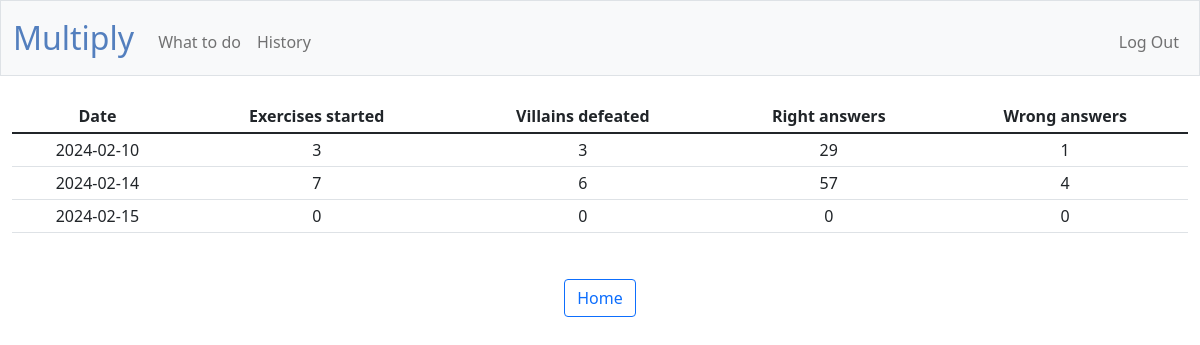
The app's page /history (signed in) with its own data.
### tables this page shows
CREATE TABLE history (id INTEGER PRIMARY KEY AUTOINCREMENT, users_id INTEGER NOT NULL, wdate DATE NOT NULL, exercise_number INTEGER NOT NULL DEFAULT 0, number_correct INTEGER NOT NULL DEFAULT 0, number_incorrect INTEGER NOT NULL DEFAULT 0, villains_defeated INTEGER NOT NULL DEFAULT 0, FOREIGN KEY (users_id) REFERENCES users(id));

### app.py (the view)
@app.route("/history")
@login_required
def history():
    history = db.execute("SELECT * FROM history WHERE users_id = ?", session["user_id"])
    return render_template("history.html", history=history)

### app.py (called while the page is built)
@app.after_request
def after_request(response):
    response.headers["Cache-Control"] = "no-cache, no-store, must-revalidate"
    response.headers["Expires"] = 0
    response.headers["Pragma"] = "no-cache"
    return response

### helpers.py (called while the page is built)
def login_required(f):
    @wraps(f)
    def decorated_function(*args, **kwargs):
        if session.get("user_id") is None:
            return redirect("/login")
        return f(*args, **kwargs)
    return decorated_function

### templates/history.html (shortened to what this page needs)
{% extends "layout.html" %}
{% block main %}
    <table class="table table-sm table-hover">
        <thead>
            <tr>
                <th>Date</th>
                <th>Exercises started</th>
                <th>Villains defeated</th>
                <th>Right answers</th>
                <th>Wrong answers</th>
            </tr>
        </thead>
        <tbody>
            {% for history in history %}
                <tr>
                    <td>{{ history.wdate }}</td>
                    <td>{{ history.exercise_number }}</td>
                    <td>{{history.villains_defeated}}</td>
                    <td>{{ history.number_correct }}</td>
                    <td>{{ history.number_incorrect }}</td>
                </tr>
            {% endfor %}
        </tbody>
    </table>
    <a href="/" class="btn btn-outline-primary button_spacing">Home</a>
{% endblock %}

### static/styles.css (style rules this page uses)
.button_spacing { margin: 30px; }

### records on screen
history: wdate "2024-02-10", exercise_number "3", villains_defeated "3", number_correct "29", number_incorrect "1"
history: wdate "2024-02-14", exercise_number "7", villains_defeated "6", number_correct "57", number_incorrect "4"
history: wdate "2024-02-15", exercise_number "0", villains_defeated "0", number_correct "0", number_incorrect "0"
